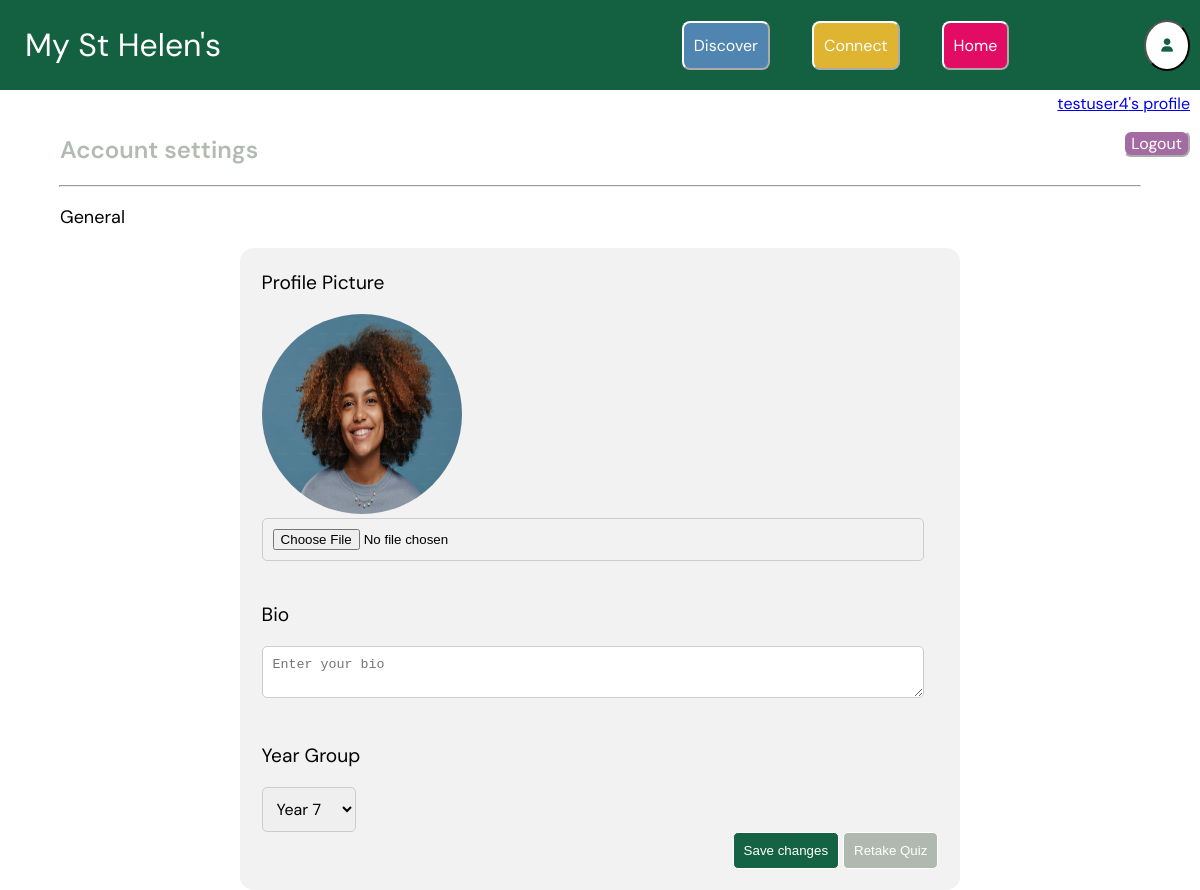
/settings/ (signed in), run on an earlier commit of the app's database.
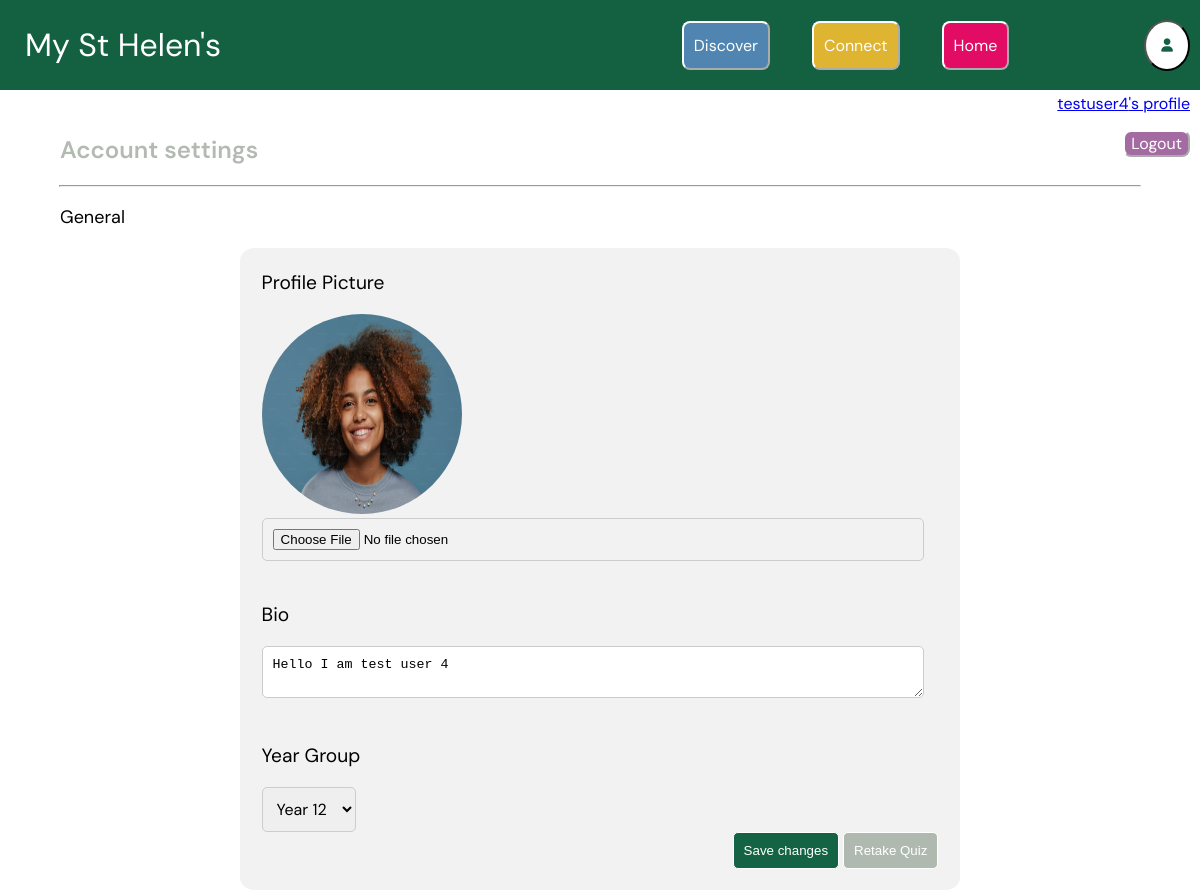
And on a later commit of the database.
### core/models.py (models this page shows, shortened)
class Profile(models.Model):
    user = models.ForeignKey(User, on_delete=models.CASCADE) #gets the user logged in
    bio = models.TextField(blank=True) #each profile should contain a bio
    profileimg = models.ImageField(upload_to='profile_images', default='blank_profile_image.png') #default profile image is blank
    YEAR_GROUP_CHOICES = [
        ('7', 'Year 7'),
        ('8', 'Year 8'),
        ('9', 'Year 9'),
        ('10', 'Year 10'),
        ('11', 'Year 11'),
        ('12', 'Year 12'),
        ('13', 'Year 13'),
    ] #tuple to give a drop down list of year group choices, as per Django's language
    year_group = models.CharField(max_length=7, choices=YEAR_GROUP_CHOICES, blank=True, null=True)

### core/views.py (the view, shortened to what this page needs)
# urls.py: path("settings/", views.settings, name="settings"),
@login_required(login_url="login") #only accessible if you're logged in
def settings(request):
    try:
        user_profile = Profile.objects.get(user=request.user) #if the user already has a profile, retrieve this
    except Profile.DoesNotExist:
        user_profile = Profile.objects.create(user=request.user) #if they don't have a profile, create one
    return render(request, "settings.html", {"user_profile": user_profile, "YEAR_GROUP_CHOICES": Profile.YEAR_GROUP_CHOICES}) #passing user profile to the frontend

### templates/settings.html (shortened to what this page needs)
{% extends "base.html" %}
{% load static %}
{% block style %}
<link rel="stylesheet" href="{% static 'core/post_style.css' %}">
<link rel="stylesheet" href="{% static 'core/nav.css' %}">
<link rel="stylesheet" href="{% static 'core/settings.css' %}">
{% endblock %}
{% block content %}
<div class="topnav">
    <h1>My St Helen's</h1>
    <div class="button-container">
        <button class="button discoverbutton" onclick="window.location.href='/discover'">Discover</button>
        <button class="button connectbutton" onclick="window.location.href='/connect'">Connect</button>
        <button class="button homebutton" onclick="window.location.href='/'">Home</button>
        <button class="profileicon" onclick="window.location.href='/settings'"><i class ="fa-solid fa-user"></i></button>
    </div>
</div>
<div class ="topnav2">
    <p><a href="{% url 'profile' user.username %}"> {{user.username}}'s profile </a></p>
    <button class="button logoutbutton" onclick="window.location.href='/logout'">Logout</button>
</div>
<h2> Account settings </h2>
<hr>
<p>General</p>
<form class="settingsform" method="POST" enctype="multipart/form-data">
   <div class="form_control">
    <p>Profile Picture</p>
    <img src="{{ user_profile.profileimg.url }}" alt="Profile Image">
    <input type="file" name="image">
   </div>
   <div class="form_control">
    <p>Bio</p>
    <textarea name="bio" id="bio" placeholder="Enter your bio">{{user_profile.bio}}</textarea>
   </div>
   <div class="form_control">
    <p>Year Group</p>
    <select name="year_group" id="year_group">
        {% for value, label in user_profile.YEAR_GROUP_CHOICES %}
            <option value="{{ value }}" {% if user_profile.year_group == value %}selected{% endif %}>
                {{ label }}
            </option>
        {% endfor %}
    </select>
   </div>
   <div class="btn-container">
    <button class="submitbutton" type="submit">Save changes</button>
    <button class = "retakebutton" type="button" onclick="window.location.href='/quiz'">Retake Quiz</button>
</div>
</form>
{% endblock %}

What changed in the data, as far as the page shows it:
changed Profile: bio (not shown) → "Hello I am test user 4"; year_group "Year 7" → "Year 12"
